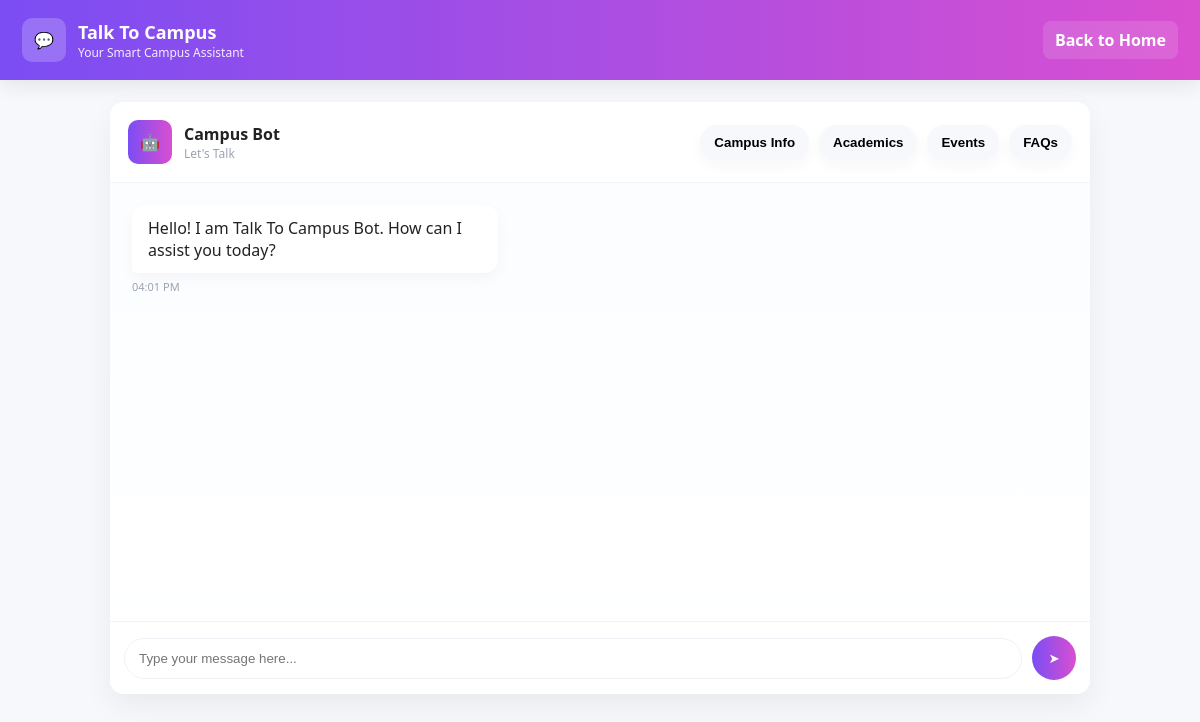
The app's page /chat.php with its own data.
### tables this page shows
CREATE TABLE system_info (
  id INT UNSIGNED NOT NULL AUTO_INCREMENT,
  site_title VARCHAR(255) DEFAULT 'Talk To Campus',
  intro_msg TEXT,
  no_result_msg TEXT,
  logo_path VARCHAR(255) DEFAULT NULL,
  updated_at DATETIME DEFAULT CURRENT_TIMESTAMP ON UPDATE CURRENT_TIMESTAMP,
  PRIMARY KEY (id)
);

### chat.php (the view, shortened to what this page needs)
<?php
$intro_text = "Hello! I am Talk To Campus Bot. How can I assist you today?";
$site_title = "Talk To Campus";
if (isset($mysqli)) {
    $sql = "SELECT site_title, intro_msg, no_result_msg FROM system_info LIMIT 1";
    $result = mysqli_query($mysqli, $sql);
    if ($result && mysqli_num_rows($result) > 0) {
        $row = mysqli_fetch_assoc($result);
        if (!empty($row['intro_msg'])) {
            $intro_text = $row['intro_msg'];
        }
        if (!empty($row['site_title'])) {
            $site_title = $row['site_title'];
        }
    }
}
?>
<!doctype html>
<html lang="en">
<head>
</head>
<body>
  <div class="topbar">
    <div class="brand">
      <div class="icon">💬</div>
      <div>
        <h2><?php echo htmlspecialchars($site_title); ?></h2>
        <div style="font-size:12px;opacity:0.9">Your Smart Campus Assistant</div>
      </div>
    </div>
    <div>
      <a style="color:#fff;text-decoration:none;font-weight:600;padding:8px 12px;
      background:rgba(255,255,255,0.12);border-radius:8px" href="/TALK-TO-CAMPUS/">Back to Home</a>
    </div>
  </div>
  <div class="container">
    <div class="chat-wrap">
      <div class="chat-header">
        <div class="bot">
          <div class="avatar">🤖</div>
          <div>
            <div style="font-weight:700">Campus Bot</div>
            <div style="font-size:12px;color:var(--muted)">Let's Talk</div>
          </div>
        </div>
        <div class="quick" style="margin-left:auto;">
          <button data-action="campus">Campus Info</button>
          <button data-action="academics">Academics</button>
          <button data-action="events">Events</button>
          <button data-action="faqs">FAQs</button>
        </div>
      </div>
      <div id="messages" class="messages">
        <div class="msg bot">
          <div>
            <div class="bubble bot"><?php echo nl2br(htmlspecialchars($intro_text)); ?></div>
            <div class="time"><?php echo date('h:i A'); ?></div>
          </div>
        </div>
      </div>
      <div class="composer">
        <input id="msgInput" placeholder="Type your message here..." autocomplete="off" />
        <button id="sendBtn" class="send">➤</button>
      </div>
    </div>
  </div>
</body>
</html>

### chat.php (style rules this page uses)
:root { --purple-1:#7b4df4; --purple-2:#d94fd0; --bg:#f6f8fb; --muted:#9aa3b2; --bubble-user:#6b46ff; --bubble-bot:#ffffff; }
body { margin:0; font-family: "Segoe UI", Roboto, Arial, sans-serif; background:var(--bg); color:#222; }
.topbar { background: linear-gradient(90deg,var(--purple-1),var(--purple-2)); color:#fff; padding:18px 22px; display:flex; align-items:center; justify-content:space-between; box-shadow:0 6px 18px rgba(20,10,40,0.08); }
.brand { display:flex; align-items:center; }
.brand .icon { width:44px;height:44px;border-radius:10px;background:#fff3; display:flex;align-items:center; justify-content:center;margin-right:12px;font-weight:bold; }
.brand h2 { margin:0;font-size:18px; }
.container { max-width:980px;margin:22px auto;padding:0 14px; }
.chat-wrap { background:#fff;border-radius:14px; box-shadow:0 12px 30px rgba(10,10,30,0.06); overflow:hidden; display:flex; flex-direction:column; height:74vh; min-height:520px; }
.chat-header { padding:18px;border-bottom:1px solid #f1f3f7; background:linear-gradient(90deg, rgba(255,255,255,0.02), rgba(255,255,255,0)); display:flex; align-items:center; }
.chat-header .bot { display:flex; align-items:center; }
.avatar { width:44px;height:44px;border-radius:10px;background:linear-gradient(90deg,var(--purple-1),var(--purple-2)); color:#fff;display:flex;align-items:center;justify-content:center;margin-right:12px; }
.quick { margin-left:20px; display:flex; align-items:center; gap:10px; flex-wrap:wrap; }
.quick button { background:#f6f8fb;border:0;padding:10px 14px;border-radius:18px; box-shadow:0 6px 14px rgba(40,40,90,0.04); cursor:pointer; font-weight:600; }
.messages { flex:1; padding:22px; overflow:auto; background: linear-gradient(180deg,#fbfdff,#ffffff); }
.msg { display:flex; margin-bottom:18px; align-items:flex-end; }
.msg.bot { justify-content:flex-start; }
.bubble { max-width:70%; padding:12px 16px; border-radius:14px; box-shadow:0 6px 16px rgba(20,10,40,0.04); }
.bubble.bot { background:var(--bubble-bot); color:#222; border-radius:14px 14px 14px 4px; }
.time { font-size:11px; color:var(--muted); margin-top:6px; }
.composer { padding:14px; border-top:1px solid #f1f3f7; display:flex; align-items:center; gap:10px; background:#fff; }
.composer input { flex:1; padding:12px 14px; border-radius:28px; border:1px solid #eef2f7; outline:none; }
.send { width:44px; height:44px; border-radius:50%; background:linear-gradient(90deg,var(--purple-1),var(--purple-2)); border:0; color:#fff; cursor:pointer; }

### records on screen
system_info: site_title "Talk To Campus", intro_msg "Hello! I am Talk To Campus Bot. How can I assist you today?"
